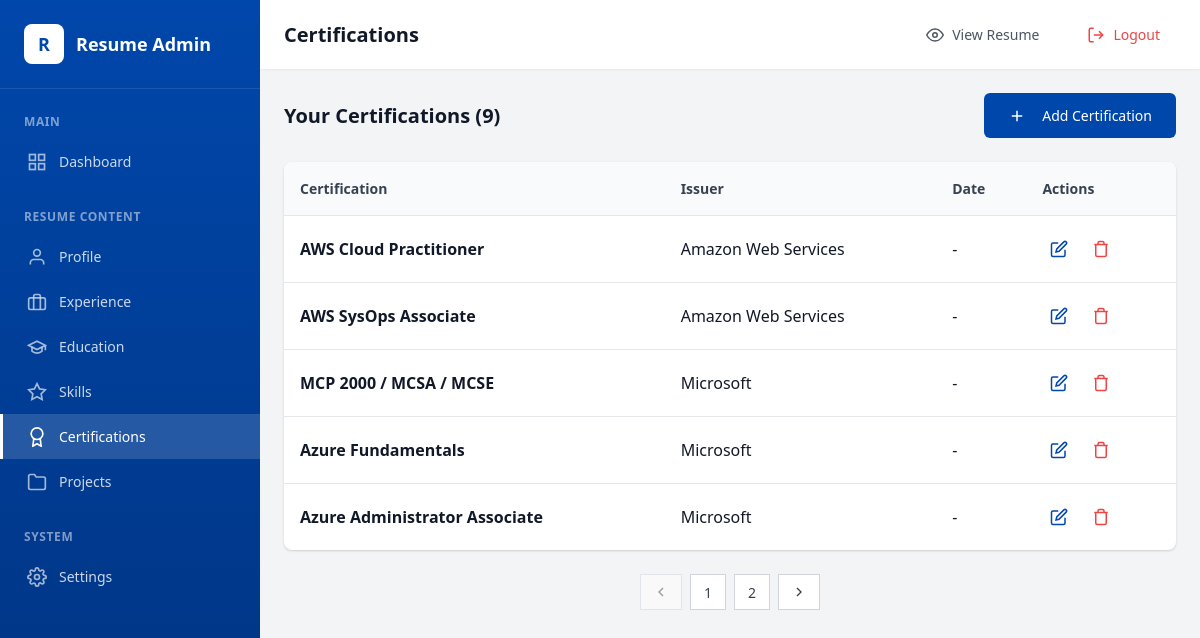
Page /admin/certifications.php (signed in) on the committed database.
### tables this page shows
CREATE TABLE IF NOT EXISTS certifications (
    id INT AUTO_INCREMENT PRIMARY KEY,
    cert_name VARCHAR(255) NOT NULL,
    issuing_org VARCHAR(255) NOT NULL,
    issue_date DATE,
    expiry_date DATE,
    credential_url VARCHAR(500),
    display_order INT DEFAULT 0,
    created_at TIMESTAMP DEFAULT CURRENT_TIMESTAMP,
    updated_at TIMESTAMP DEFAULT CURRENT_TIMESTAMP ON UPDATE CURRENT_TIMESTAMP
);

### includes/functions.php (called while the page is built, shortened)
<?php
require_once __DIR__ . '/config.php';
function getCertifications() {
    $pdo = getDB();
    $stmt = $pdo->query("SELECT * FROM certifications ORDER BY display_order ASC, issue_date DESC");
    return $stmt->fetchAll();
}

### includes/config.php (called while the page is built, shortened)
<?php
function e($string) {
    return htmlspecialchars($string ?? '', ENT_QUOTES, 'UTF-8');
}

### admin/certifications.php (the view, shortened to what this page needs)
<?php
require_once __DIR__ . '/../includes/config.php';
require_once __DIR__ . '/../includes/functions.php';
$allCertifications = getCertifications();
$totalItems = count($allCertifications);
$itemsPerPage = 5;
$totalPages = (int)ceil($totalItems / $itemsPerPage);
$currentPage = (int)(isset($_GET['page']) ? max(1, min((int)$_GET['page'], $totalPages)) : 1);
$offset = ($currentPage - 1) * $itemsPerPage;
$certifications = array_slice($allCertifications, $offset, $itemsPerPage);
?>
<!DOCTYPE html>
<html lang="en">
<head>
    <link rel="stylesheet" href="<?= CSS_URL ?>/base.css">
    <link rel="stylesheet" href="<?= CSS_URL ?>/dashboard.css">
</head>
<body>
    <div class="dashboard">
        <?php include __DIR__ . '/includes/sidebar.php'; ?>
        <main class="main-content">
            <header class="topbar">
                <div class="topbar-left">
                    <h1 class="page-title">Certifications</h1>
                </div>
                <div class="topbar-right">
                    <a href="../resume.php" class="topbar-btn" target="_blank">
                        <svg width="18" height="18" viewBox="0 0 24 24" fill="none" stroke="currentColor" stroke-width="2">
                            <path d="M1 12s4-8 11-8 11 8 11 8-4 8-11 8-11-8-11-8z"></path>
                            <circle cx="12" cy="12" r="3"></circle>
                        </svg>
                        <span>View Resume</span>
                    </a>
                    <a href="logout.php" class="topbar-btn logout-btn">
                        <svg width="18" height="18" viewBox="0 0 24 24" fill="none" stroke="currentColor" stroke-width="2">
                            <path d="M9 21H5a2 2 0 0 1-2-2V5a2 2 0 0 1 2-2h4"></path>
                            <polyline points="16 17 21 12 16 7"></polyline>
                            <line x1="21" y1="12" x2="9" y2="12"></line>
                        </svg>
                        <span>Logout</span>
                    </a>
                </div>
            </header>
            <div class="page-content">
                <div class="content-header">
                    <h3 class="content-title" style="font-size: var(--text-xl);">Your Certifications (<?= $totalItems ?>)</h3>
                    <button class="btn btn-primary" onclick="openModal()">
                        <svg width="18" height="18" viewBox="0 0 24 24" fill="none" stroke="currentColor" stroke-width="2" style="margin-right: var(--space-2);">
                            <line x1="12" y1="5" x2="12" y2="19"></line>
                            <line x1="5" y1="12" x2="19" y2="12"></line>
                        </svg>
                        Add Certification
                    </button>
                </div>
                <?php if (empty($allCertifications)): ?>
                    <div class="card">
                        <div class="empty-state">
                            <svg viewBox="0 0 24 24" fill="none" stroke="currentColor" stroke-width="1">
                                <circle cx="12" cy="8" r="7"></circle>
                                <polyline points="8.21 13.89 7 23 12 20 17 23 15.79 13.88"></polyline>
                            </svg>
                            <p>No certifications added yet.</p>
                            <button class="btn btn-primary" onclick="openModal()" style="margin-top: var(--space-4);">Add Your First Certification</button>
                        </div>
                    </div>
                <?php else: ?>
                    <div class="data-table-wrapper">
                        <table class="data-table">
                            <thead>
                                <tr>
                                    <th>Certification</th>
                                    <th>Issuer</th>
                                    <th>Date</th>
                                    <th>Actions</th>
                                </tr>
                            </thead>
                            <tbody>
                                <?php foreach ($certifications as $cert): ?>
                                    <tr>
                                        <td>
                                            <strong><?= e($cert['cert_name']) ?></strong>
                                        </td>
                                        <td><?= e($cert['issuing_org']) ?></td>
                                        <td>
                                            <?= $cert['issue_date'] ? formatDate($cert['issue_date']) : '-' ?>
                                        </td>
                                        <td>
                                            <div class="table-actions">
                                                <button class="table-btn edit" title="Edit" onclick="editCertification(<?= htmlspecialchars(json_encode($cert), ENT_QUOTES, 'UTF-8') ?>)">
                                                    <svg viewBox="0 0 24 24" fill="none" stroke="currentColor" stroke-width="2"><path d="M11 4H4a2 2 0 0 0-2 2v14a2 2 0 0 0 2 2h14a2 2 0 0 0 2-2v-7"></path><path d="M18.5 2.5a2.121 2.121 0 0 1 3 3L12 15l-4 1 1-4 9.5-9.5z"></path></svg>
                                                </button>
                                                <button type="button" class="table-btn delete" title="Delete" onclick="confirmDelete(<?= $cert['id'] ?>, '<?= e($cert['cert_name']) ?>')">
                                                    <svg viewBox="0 0 24 24" fill="none" stroke="currentColor" stroke-width="2"><polyline points="3 6 5 6 21 6"></polyline><path d="M19 6v14a2 2 0 0 1-2 2H7a2 2 0 0 1-2-2V6m3 0V4a2 2 0 0 1 2-2h4a2 2 0 0 1 2 2v2"></path></svg>
                                                </button>
                                            </div>
                                        </td>
                                    </tr>
                                <?php endforeach; ?>
                            </tbody>
                        </table>
                    </div>
                    <?php if ($totalPages > 1): ?>
                        <div class="pagination">
                            <a href="?page=<?= ((int)$currentPage) - 1 ?>" class="pagination-btn <?= (int)$currentPage <= 1 ? 'disabled' : '' ?>">
                                <svg width="16" height="16" viewBox="0 0 24 24" fill="none" stroke="currentColor" stroke-width="2"><polyline points="15 18 9 12 15 6"></polyline></svg>
                            </a>
                            <?php for ($i = 1; $i <= $totalPages; $i++): ?>
                                <a href="?page=<?= $i ?>" class="pagination-btn <?= $i === $currentPage ? 'active' : '' ?>"><?= $i ?></a>
                            <?php endfor; ?>
                            <a href="?page=<?= ((int)$currentPage) + 1 ?>" class="pagination-btn <?= (int)$currentPage >= (int)$totalPages ? 'disabled' : '' ?>">
                                <svg width="16" height="16" viewBox="0 0 24 24" fill="none" stroke="currentColor" stroke-width="2"><polyline points="9 18 15 12 9 6"></polyline></svg>
                            </a>
                        </div>
                    <?php endif; ?>
                <?php endif; ?>
            </div>
        </main>
    </div>
</body>
</html>

### assets/css/base.css (style rules this page uses)
:root { --primary: #0047AB; --primary-dark: #003380; --primary-light: #1E5DC8; --primary-hover: #0056D2; --white: #FFFFFF; --gray-50: #F9FAFB; --gray-100: #F3F4F6; --gray-200: #E5E7EB; --gray-300: #D1D5DB; --gray-400: #9CA3AF; --gray-500: #6B7280; --gray-600: #4B5563; --gray-700: #374151; --gray-800: #1F2937; --gray-900: #111827; --black: #000000; --success: #10B981; --success-light: #D1FAE5; --warning: #F59E0B; --warning-light: #FEF3C7; --danger: #EF4444; --danger-light: #FEE2E2; --info: #3B82F6; --info-light: #DBEAFE; --font-family: 'Segoe UI', Tahoma, Geneva, Verdana, sans-serif; --font-family-mono: 'Consolas', 'Monaco', monospace; --text-xs: 0.75rem; --text-sm: 0.875rem; --text-base: 1rem; --text-lg: 1.125rem; --text-xl: 1.25rem; --text-2xl: 1.5rem; --text-3xl: 1.875rem; --text-4xl: 2.25rem; --text-5xl: 3rem; --font-light: 300; --font-normal: 400; --font-medium: 500; --font-semibold: 600; --font-bold: 700; --leading-none: 1; --leading-tight: 1.25; --leading-snug: 1.375; --leading-normal: 1.5; --leading-relaxed: 1.625; --leading-loose: 2; --space-1: 0.25rem; --space-2: 0.5rem; --space-3: 0.75rem; --space-4: 1rem; --space-5: 1.25rem; --space-6: 1.5rem; --space-8: 2rem; --space-10: 2.5rem; --space-12: 3rem; --space-16: 4rem; --space-20: 5rem; --rounded-sm: 0.125rem; --rounded: 0.25rem; --rounded-md: 0.375rem; --rounded-lg: 0.5rem; --rounded-xl: 0.75rem; --rounded-2xl: 1rem; --rounded-full: 9999px; --shadow-sm: 0 1px 2px 0 rgba(0, 0, 0, 0.05); --shadow: 0 1px 3px 0 rgba(0, 0, 0, 0.1), 0 1px 2px 0 rgba(0, 0, 0, 0.06); --shadow-md: 0 4px 6px -1px rgba(0, 0, 0, 0.1), 0 2px 4px -1px rgba(0, 0, 0, 0.06); --shadow-lg: 0 10px 15px -3px rgba(0, 0, 0, 0.1), 0 4px 6px -2px rgba(0, 0, 0, 0.05); --shadow-xl: 0 20px 25px -5px rgba(0, 0, 0, 0.1), 0 10px 10px -5px rgba(0, 0, 0, 0.04); --transition-fast: 150ms ease-in-out; --transition-normal: 300ms ease-in-out; --transition-slow: 500ms ease-in-out; --z-dropdown: 1000; --z-sticky: 1020; --z-fixed: 1030; --z-modal-backdrop: 1040; --z-modal: 1050; --z-tooltip: 1060; }
*, *::before, *::after { box-sizing: border-box; margin: 0; padding: 0; }
html { font-size: 16px; scroll-behavior: smooth; -webkit-text-size-adjust: 100%; }
body { font-family: var(--font-family); font-size: var(--text-base); font-weight: var(--font-normal); line-height: var(--leading-normal); color: var(--gray-900); background-color: var(--gray-50); -webkit-font-smoothing: antialiased; -moz-osx-font-smoothing: grayscale; min-height: 100vh; }
a { color: inherit; text-decoration: none; }
img, picture, video, canvas, svg { display: block; max-width: 100%; height: auto; }
input, button, textarea, select { font: inherit; color: inherit; }
button { cursor: pointer; background: none; border: none; }
table { border-collapse: collapse; border-spacing: 0; width: 100%; }
h1, h2, h3, h4, h5, h6 { font-weight: var(--font-bold); line-height: var(--leading-tight); color: var(--gray-900); margin-bottom: var(--space-4); }
h1 { font-size: var(--text-4xl); }
h3 { font-size: var(--text-2xl); }
strong, b { font-weight: var(--font-bold); }
.btn { display: inline-flex; align-items: center; justify-content: center; gap: var(--space-2); padding: var(--space-3) var(--space-6); font-size: var(--text-sm); font-weight: var(--font-medium); border-radius: var(--rounded-md); cursor: pointer; transition: all var(--transition-fast); border: none; text-decoration: none; }
.btn-primary { background-color: var(--primary); color: var(--white); }

### admin/certifications.php (style rules this page uses)
.pagination { display: flex; align-items: center; justify-content: center; gap: var(--space-2); margin-top: var(--space-6); }
.pagination-btn { display: flex; align-items: center; justify-content: center; min-width: 36px; height: 36px; padding: 0 var(--space-3); border: 1px solid var(--gray-300); background: white; color: var(--gray-700); font-size: var(--text-sm); border-radius: var(--radius); text-decoration: none; transition: all 0.2s; }
.pagination-btn.disabled { opacity: 0.5; cursor: not-allowed; pointer-events: none; }

### rows in the picture
certifications: cert_name "AWS Cloud Practitioner", issuing_org "Amazon Web Services"
certifications: cert_name "AWS SysOps Associate", issuing_org "Amazon Web Services"
certifications: cert_name "MCP 2000 / MCSA / MCSE", issuing_org "Microsoft"
certifications: cert_name "Azure Fundamentals", issuing_org "Microsoft"
certifications: cert_name "Azure Administrator Associate", issuing_org "Microsoft"

### other values in the picture
$totalItems "9"
